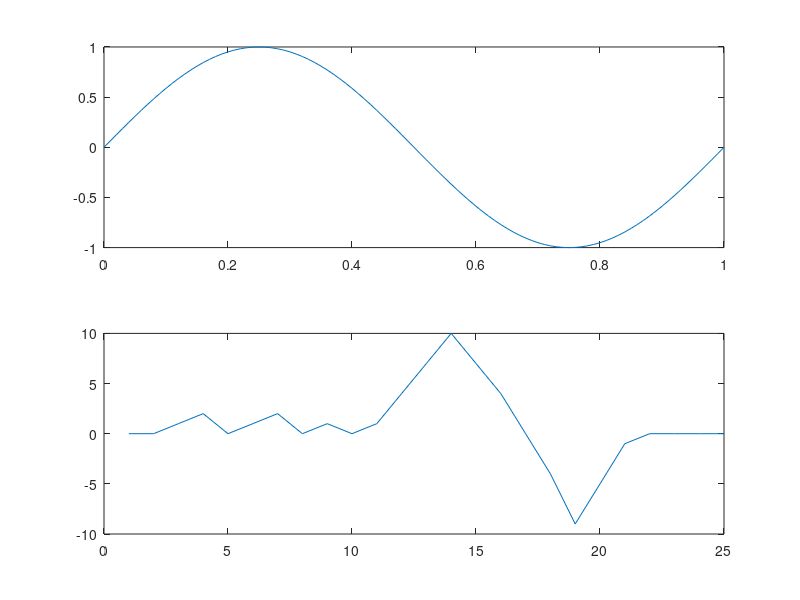
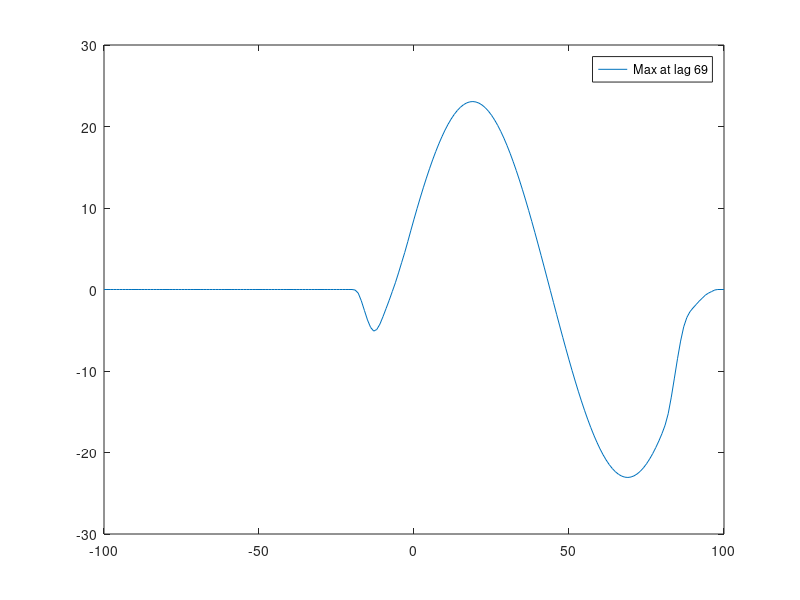
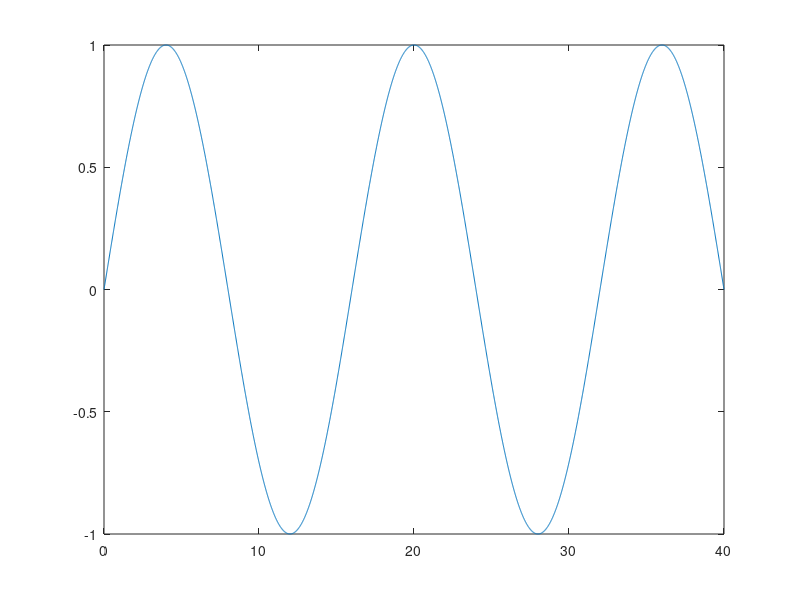

The MATLAB source for these figures, in order: (Note: this script raises an error after producing the figures.)
clear all
t=(0:0.01:1);
sig1=sin(2*pi*1*t);
sig2=[0 0 1 2 0 1 2 0 1 0 1 4 7 10 7 4 0 -4 -9 -5 -1 0 0 0 0];
figure(1)
subplot(2,1,1)
plot(t,sig1);
subplot(2,1,2)
plot(sig2);
[r,lags]=xcorr(sig1,sig2);
figure(2)
plot(lags,r)
[~,I]=max(abs(r));
legend(sprintf('Max at lag %d',lags(I)))

f=500;
samplefreq=8000;
t=0:0.01:40;
A=1;
y=A*sin(2*pi*f/samplefreq*t);
figure(3)
plot(t,y)

fs=100E9;
D=[2.5 10 17.5]'*1e-9;
t=0:1/fs:2500/fs;
w=1e-9;
yp=pulstran(t,D,@rectpuls,w);
figure(4)
plot(yp,t)